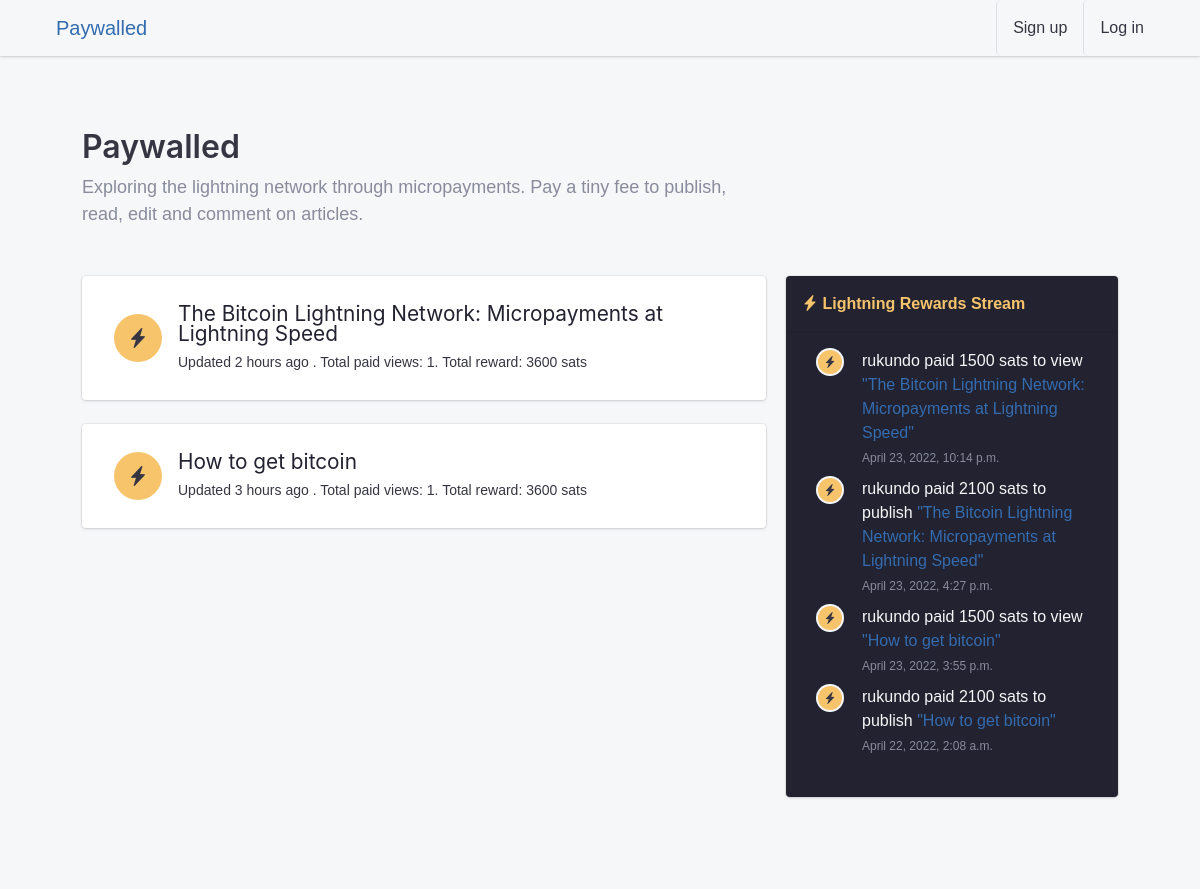
The page / on the database its author committed.
### apps/blog/models.py (models this page shows, shortened)
class Article(models.Model):
    DRAFT = "D"
    PUBLISHED = "P"
    STATUS = ((DRAFT, _("Draft")), (PUBLISHED, _("Published")))
    uuid = models.UUIDField(unique=True, default=uuid.uuid4, editable=False)
    user = models.ForeignKey(
        settings.AUTH_USER_MODEL,
        null=True,
        related_name="articles",
        on_delete=models.SET_NULL,
    )
    date_created = models.DateTimeField(auto_now_add=True)
    date_published = models.DateTimeField(auto_now=True)
    title = models.CharField(max_length=255, null=True, unique=True)
    status = models.CharField(max_length=1, choices=STATUS, default=DRAFT)
    content = models.CharField(_("Content"), max_length=40000, blank=True)
    edited = models.BooleanField(default=False)
    objects = ArticleQuerySet.as_manager()
    class Meta:
        verbose_name = _("Article")
        verbose_name_plural = _("Articles")
        ordering = ("-date_published",)
    def get_absolute_url(self):
        return reverse('articles:article', kwargs={ "article_uuid": self.uuid })
    def get_view_count(self):
        return self.payments.filter(status="complete", purpose="view").count()
    def get_total_reward(self):
        return self.payments.filter(status="complete").aggregate(total_reward=Sum('satoshi_amount'))

### apps/payments/models.py (models this page shows, shortened)
class Payment(models.Model):
    PAYMENT_STATUS_CHOICES = (
        ('pending_invoice', 'Pending Invoice'), # Should be atomic
        ('pending_payment', 'Pending Payment'),
        ('complete', 'Complete'),
        ('error', 'Error'),
    )
    PUBLISH = "publish"
    VIEW = "view"
    EDIT = "edit"
    COMMENT = "comment"
    PAYMENT_PURPOSE_CHOICES = (
        (PUBLISH, 'Publish'),
        (VIEW, 'View'),
        (EDIT, 'Edit'),
        (COMMENT, 'Comment'),
    )
    user = models.ForeignKey(
        settings.AUTH_USER_MODEL,
        null=True,
        related_name="payments",
        on_delete=models.SET_NULL,
    )
    article = models.ForeignKey(Article, on_delete=models.CASCADE, related_name='payments')
    purpose = models.CharField(max_length=10, choices=PAYMENT_PURPOSE_CHOICES)
    satoshi_amount = models.IntegerField()
    r_hash = models.CharField(max_length=64)
    payment_request = models.CharField(max_length=1000)
    status = models.CharField(max_length=50, default='pending_invoice', choices=PAYMENT_STATUS_CHOICES)
    created_at = models.DateTimeField(auto_now_add=True)
    modified_at = models.DateTimeField(auto_now=True)

### apps/authentication/models.py (models this page shows, shortened)
class Profile(models.Model):
    user = models.OneToOneField(User, on_delete=models.CASCADE, verbose_name=_("user"))
    node_pubkey = models.CharField(max_length=80, unique=True, blank=True, null=True)
    class Meta:
        verbose_name = _("profile")
        verbose_name_plural = _("profiles")
        db_table = "auth_profile"
    def get_screen_name(self):
        try:
            if self.user.get_full_name():
                return self.user.get_full_name()
            else:
                return self.user.username
        except Exception:
            return self.user.username

### apps/core/views.py (the view)
# urls.py: path("", core_views.home, name="home"),
def home(request):
    published_articles = Article.objects.get_published()
    payments = Payment.objects.filter(status='complete').order_by('-modified_at')
    return render(
        request, "core/home.html", {
            "articles": published_articles,
            "payments": payments
        },
    )

### apps/blog/models.py (called while the page is built)
    def get_published(self):
        return self.filter(status="P").order_by("-date_published")

### apps/core/templates/core/home.html (shortened to what this page needs)
{% extends 'base.html' %}
{% load static i18n humanize %}
{% block content %}
<section class="position-relative pb-5 bg-light">
    <div class="sticker">
        <div class="sticker-item sticker-top-right sticker-soften">
        </div>
        <div class="sticker-item sticker-bottom-left sticker-soften scale-150">
        </div>
    </div>
    <div class="container position-relative">
        <div class="row">
            <div class="col-md-8">
                <h2 class="text-center text-sm-left"> Paywalled</h2>
                <p class="lead text-muted text-center text-sm-left mb-5">Exploring the lightning network through
                    micropayments. Pay a tiny fee to publish, read, edit and comment on articles.</p>
            </div>
        </div>
        <div class="row">
            <div class="col-md-8">
                <div class="list-group list-group-flush list-group-divider">
                    {% for article in articles %}
                    {% include 'partials/article_list.html' %}
                    {% empty %}
                    <h4 class="no-data">{% trans 'There is no published article yet' %}. <a
                            href="{% url 'articles:write_new' %}">{% trans 'Be the first one to publish one' %}!</a>
                    </h4>
                    {% endfor %}
                </div>
            </div>
            <div class="col-md-4">
                <div class="card text-light bg-dark">
                    <div class="card-header text-warning"><i class="bi bi-lightning-charge-fill"></i> Lightning Rewards
                        Stream</div>
                    <div class="card-body">
                        {% if payments %}
                        <ul class="timeline timeline-fluid">
                            {% for payment in payments %}
                            {% include 'partials/article_payment.html' with mode="general" %}
                            {% endfor %}
                        </ul>
                        {% else %}
                        <p>No payments for this article at this time.</p>
                        {% endif %}
                    </div>
                </div>
            </div>
        </div>
    </div>
</section>
{% endblock content %}

### paywalled/templates/partials/article_list.html (shortened to what this page needs)
{% load humanize %}
<div class="card mb-4" id="articles">
    <div class="card-body">
        <div class="list-group-item">
            <div class="list-group-item-figure">
                <a href="{% url 'articles:article' article.uuid %}" class="tile tile-lg tile-circle bg-warning">
                    <i class="bi bi-lightning-charge-fill"></i>
                </a>
            </div>
            <div class="list-group-item-body">
                <h3 style="font-size:1.3rem" class="list-group-item-title">
                    <a href="{% url 'articles:article' article.uuid %}">{{ article.title }}</a>
                </h3>
                <p class="list-group-item-subtitle mt-2">Updated
                    {{ article.date_published|naturaltime }}
                    . Total paid views: {{ article.get_view_count }}. Total reward:
                    {{ article.get_total_reward.total_reward }} sats</p>
            </div>
        </div>
    </div>
</div>

### paywalled/templates/partials/article_payment.html
<li class="timeline-item">
    <div class="timeline-figure">
        <span class="tile tile-circle tile-sm bg-warning"><i class="bi bi-lightning-charge-fill"></i></span>
    </div>
    <div class="timeline-body">
        <div class="media">
            <div class="media-body">
                <p class="mb-0">
                    {{ payment.user.profile.get_screen_name }} paid
                    {{ payment.satoshi_amount }} sats to
                    {{ payment.purpose }} {% if mode == 'general' %}<a
                        href="{{ payment.article.get_absolute_url }}">"{{ payment.article.title }}"</a>{% endif %}
                </p><span class="timeline-date">{{ payment.created_at }}</span>
            </div>
        </div>
    </div>
</li>

### rows shown on the page
Article: title "The Bitcoin Lightning Network: Micropayments at Lightning Speed", date_published "2 hours ago", get_view_count "1", get_total_reward.total_reward "3600"
Article: title "How to get bitcoin", date_published "3 hours ago", get_view_count "1", get_total_reward.total_reward "3600"
Payment: user.profile.get_screen_name "rukundo", satoshi_amount "1500", purpose "view", article "The Bitcoin Lightning Network: Micropayments at Lightning Speed", created_at "April 23, 2022, 10:14 p.m."
Payment: user.profile.get_screen_name "rukundo", satoshi_amount "2100", purpose "publish", article "The Bitcoin Lightning Network: Micropayments at Lightning Speed", created_at "April 23, 2022, 4:27 p.m."
Payment: user.profile.get_screen_name "rukundo", satoshi_amount "1500", purpose "view", article "How to get bitcoin", created_at "April 23, 2022, 3:55 p.m."
Payment: user.profile.get_screen_name "rukundo", satoshi_amount "2100", purpose "publish", article "How to get bitcoin", created_at "April 22, 2022, 2:08 a.m."
